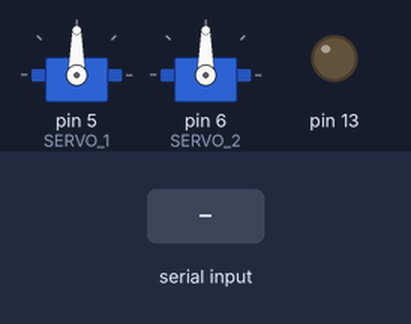
This sketch was run on a simulated Arduino Uno, built with avr-gcc and run on an emulated ATmega328P. Shown: 2 × servo, output pins drawn as LEDs (lit = HIGH). The test bench sets the inputs (shaded band).

Above: at 1.2 s.
1.3 s: "1" received over Serial
At 2.5 s:
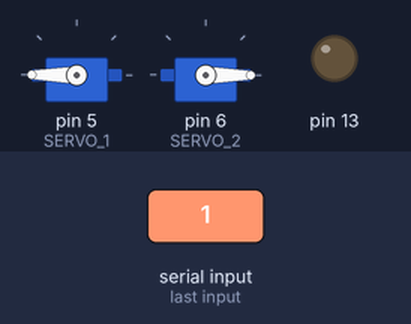
2.8 s: "2" received over Serial
At 3.8 s:
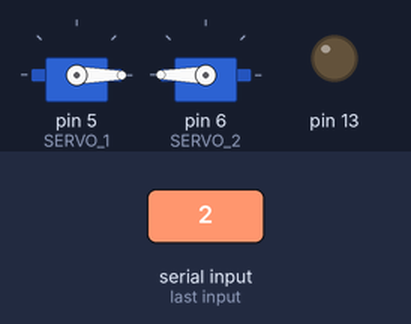
4.3 s: "3" received over Serial
At 4.9 s:
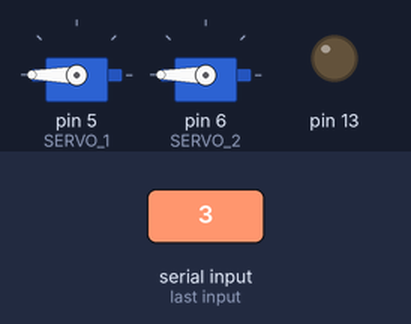
5.8 s: "4" received over Serial
At 6.1 s:
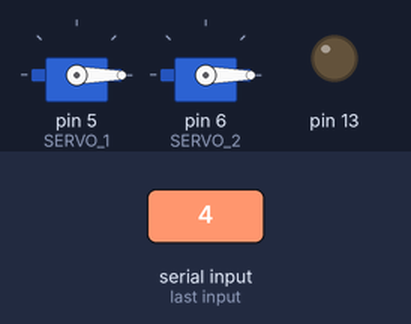
Timing chart, 0 to 8.3 s (numbered marks = the images above; inputs shaded):
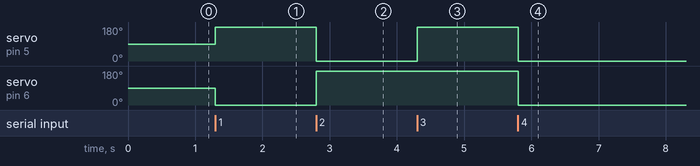

The sketch:

bluetooth_robot_arduino_code.ino
```cpp
#include <Servo.h>
Servo SERVO_1;
Servo SERVO_2;

#define trigPin 8
#define echoPin 9

void setup() {
  Serial.begin(9600);
pinMode (8, OUTPUT);
  pinMode (9, INPUT);
  pinMode (13,OUTPUT);
  SERVO_1.attach(5);
  SERVO_2.attach (6);
}

void loop() {

if (Serial.available() > 0)
{
int data = Serial.read();
switch (data) {
case '1':
SERVO_1.write (180);
SERVO_2.write (0);

break;
case '2' :
 SERVO_1.write (0);
SERVO_2.write (180);

break;
case '3' :
 SERVO_1.write (180);
SERVO_2.write (180);
break;
case '4' :
 SERVO_1.write (0);
SERVO_2.write (0);
break;

case '5':
 SERVO_1.write (95);
SERVO_2.write (95);
default : break;


}
}
}
```

Measured:
- after the input at 1.3 s, servo on pin 5 (SERVO_1): 90° → 180° at once; servo on pin 6 (SERVO_2): 90° → 0° at once
- after the input at 2.8 s, servo on pin 5 (SERVO_1): 180° → 0° at once; servo on pin 6 (SERVO_2): 0° → 180° at once
- after the input at 4.3 s, servo on pin 5 (SERVO_1): 0° → 180° at once
- after the input at 5.8 s, servo on pin 5 (SERVO_1), servo on pin 6 (SERVO_2): 180° → 0° at once
